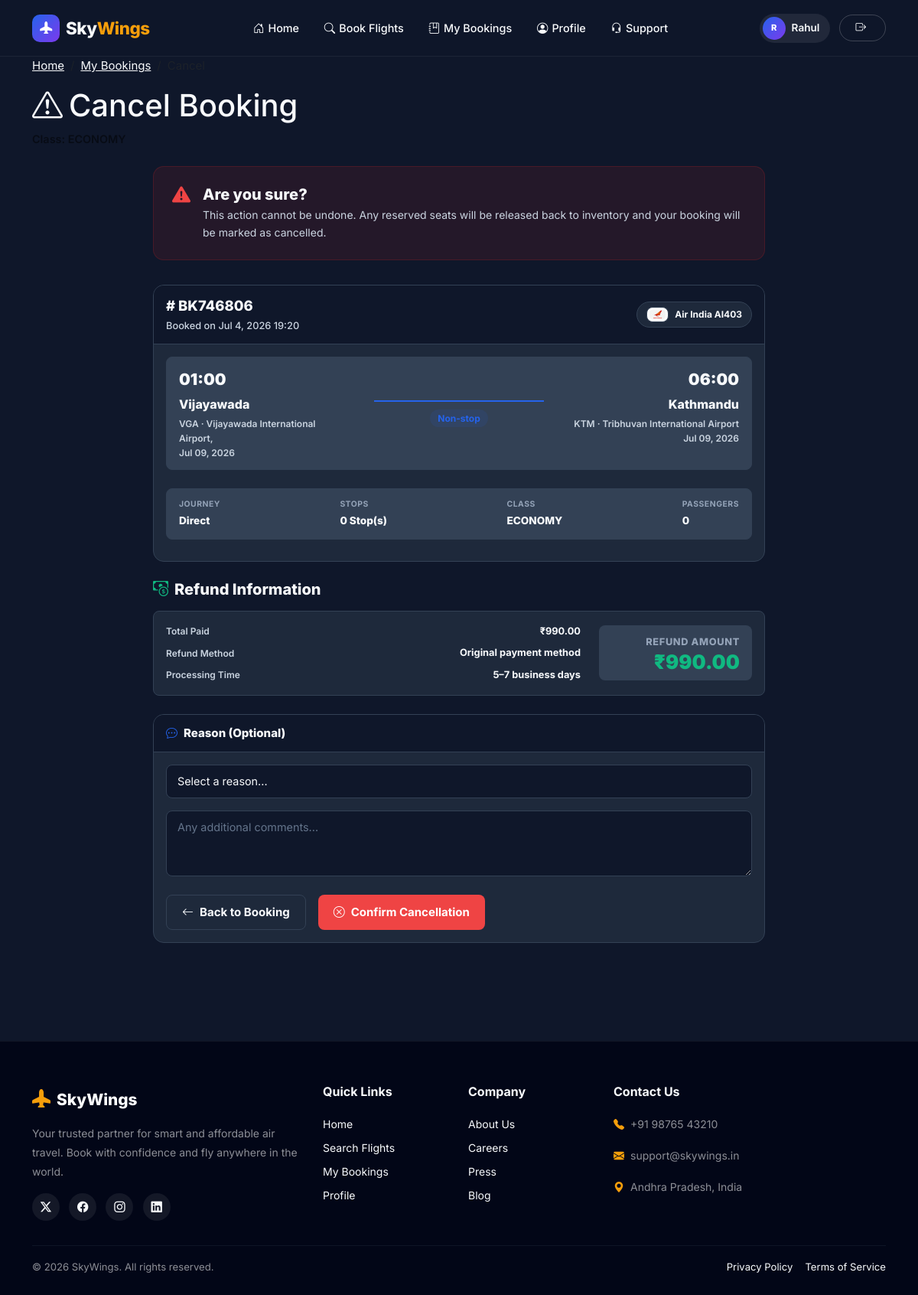
The page /cancel-booking/BK746806/ (signed in) on the database its author committed.
### home/models.py (models this page shows, shortened)
class Booking(models.Model):
    STATUS_CHOICES = [('CONFIRMED', 'Confirmed'), ('CANCELLED', 'Cancelled'), ('PENDING', 'Pending')]
    CLASS_CHOICES = [('ECONOMY', 'Economy'), ('BUSINESS', 'Business'), ('FIRST', 'First Class')]
    FARE_TYPE_CHOICES = [('NORMAL', 'Normal'), ('STUDENT', 'Student')]
    reference = models.CharField(max_length=8, unique=True)
    user = models.ForeignKey(User, on_delete=models.CASCADE)
    flight = models.ForeignKey('Flight', on_delete=models.CASCADE, null=True, blank=True)
    flights = models.ManyToManyField('Flight', through='BookingSegment', related_name='multi_segment_bookings')
    nums_passengers = models.PositiveIntegerField(default=1)
    travel_class = models.CharField(max_length=10, choices=CLASS_CHOICES)
    fare_type = models.CharField(max_length=10, choices=FARE_TYPE_CHOICES, default='NORMAL')
    discount_amount = models.DecimalField(max_digits=10, decimal_places=2, default=Decimal('0.00'))
    total_price = models.DecimalField(max_digits=10, decimal_places=2, default=Decimal('0.00'))
    booking_date = models.DateTimeField(auto_now_add=True)
    status = models.CharField(max_length=10, choices=STATUS_CHOICES, default='CONFIRMED')

class Flight(models.Model):
    flight_number = models.CharField(max_length=10)
    airline = models.ForeignKey(Airline, on_delete=models.CASCADE)
    departure_airport = models.ForeignKey(Airport, related_name='departures', on_delete=models.CASCADE)
    arrival_airport = models.ForeignKey(Airport, related_name='arrivals', on_delete=models.CASCADE)
    departure_time = models.DateTimeField()
    arrival_time = models.DateTimeField()
    economy_seats = models.PositiveIntegerField()
    business_seats = models.PositiveIntegerField()
    first_class_seats = models.PositiveIntegerField()
    economy_price = models.DecimalField(max_digits=10, decimal_places=2)
    business_price = models.DecimalField(max_digits=10, decimal_places=2)
    first_class_price = models.DecimalField(max_digits=10, decimal_places=2)
    stops = models.PositiveIntegerField(default=0)
    cabin_allowance = models.CharField('Cabin', max_length=80, default='7 kg cabin bag')
    check_in_allowance = models.CharField('Check In', max_length=80, default='15 kg check-in bag')

class Airline(models.Model):
    name = models.CharField(max_length=100)
    code = models.CharField(max_length=2, unique=True)
    logo = models.ImageField(upload_to='airlines/', null=True, blank=True)

class Airport(models.Model):
    code = models.CharField(max_length=3, unique=True)
    name = models.CharField(max_length=100)
    city = models.CharField(max_length=100)
    country = models.CharField(max_length=100)
    image = models.ImageField(upload_to='airports/', null=True, blank=True)

### home/views.py (the view, shortened to what this page needs)
@login_required
def cancel_booking(request, reference):
    booking = get_object_or_404(Booking, reference=reference, user=request.user)
    if booking.status != 'CONFIRMED':
        messages.error(request, "Only confirmed bookings can be cancelled")
        return redirect('my_bookings')
    return render(request, 'cancel_confirm.html', {'booking': booking})

### templates/cancel_confirm.html (shortened to what this page needs)
{% extends 'base.html' %}
{% block body %}
<div class="cancel-hero">
  <div class="container">
    <nav aria-label="breadcrumb" class="mb-2">
      <ol class="breadcrumb">
        <li class="breadcrumb-item"><a href="{% url 'home' %}">Home</a></li>
        <li class="breadcrumb-item"><a href="{% url 'my_bookings' %}">My Bookings</a></li>
        <li class="breadcrumb-item active">Cancel</li>
      </ol>
    </nav>
    <h1><i class="bi bi-exclamation-triangle me-2"></i>Cancel Booking</h1>
    <p style="color:rgba(0,0,0,0.5); font-weight:600; font-size:0.9rem; margin:4px 0 0;" class="hero-subtitle">
    </p>
  </div>
</div>
<div class="container py-4">
  <div class="cancel-container">
    <div class="warning-banner">
      <div class="d-flex align-items-start gap-3">
        <div class="warning-icon"><i class="bi bi-exclamation-triangle-fill"></i></div>
        <div>
          <h5 style="font-weight:800; color:var(--text); margin-bottom:4px;">Are you sure?</h5>
          <p style="color:var(--text-2); font-size:0.875rem; margin:0; line-height:1.6;">
            This action cannot be undone. Any reserved seats will be released back to inventory and your booking will be
            marked as cancelled.
          </p>
        </div>
      </div>
    </div>
    <div class="ticket-card mb-4">
      <div class="ticket-header">
        <div>
          <div class="ticket-ref"># {{ booking.reference }}</div>
          <div style="font-size:0.8rem; color:var(--text-2); font-weight: 500; margin-top:2px;">Booked on {{ booking.booking_date|date:"M j, Y H:i" }}</div>
        </div>
        <div class="ticket-airline-item" title="{{ booking.flight.airline.name }}">
          {% if booking.flight.airline.logo %}
          <img src="{{ booking.flight.airline.logo.url }}" alt="{{ booking.flight.airline.name }}" class="ticket-airline-logo">
          {% else %}
          <span class="ticket-airline-fallback">{{ booking.flight.airline.code }}</span>
          {% endif %}
          <span>{{ booking.flight.airline.name }} {{ booking.flight.airline.code }}{{ booking.flight.flight_number }}</span>
        </div>
      </div>
      <div class="ticket-body">
        <div class="route-display mb-4">
          <div class="route-point">
            <div class="route-time">{{ booking.flight.departure_time|time:"H:i" }}</div>
            <div class="route-city">{{ booking.flight.departure_airport.city }}</div>
            <div class="route-detail">{{ booking.flight.departure_airport.code }} · {{ booking.flight.departure_airport.name }}</div>
            <div class="route-detail">{{ booking.flight.departure_time|date:"M d, Y" }}</div>
          </div>
          <div class="route-center" style="flex:1; padding:0 2rem; position:relative;">
            <div class="stop-line-bar">
              <div class="stop-line-active"></div>
            </div>
            <div class="route-stop">
              Non-stop
            </div>
          </div>
          <div class="route-point">
            <div class="route-time">{{ booking.flight.arrival_time|time:"H:i" }}</div>
            <div class="route-city">{{ booking.flight.arrival_airport.city }}</div>
            <div class="route-detail">{{ booking.flight.arrival_airport.code }} · {{ booking.flight.arrival_airport.name }}</div>
            <div class="route-detail">{{ booking.flight.arrival_time|date:"M d, Y" }}</div>
          </div>
        </div>
        <div class="info-grid">
          <div class="info-item">
            <div class="info-label">Journey</div>
            <div class="info-value">Direct</div>
          </div>
          <div class="info-item">
            <div class="info-label">Stops</div>
            <div class="info-value">0 Stop(s)</div>
          </div>
          <div class="info-item">
            <div class="info-label">Class</div>
            <div class="info-value">{{ booking.travel_class|upper }}</div>
          </div>
          <div class="info-item">
            <div class="info-label">Passengers</div>
            <div class="info-value">{{ passengers|length }}</div>
          </div>
        </div>
      </div>
    </div>
    <h5 style="font-weight:800; color:var(--text); margin-bottom:1rem;">
      <i class="bi bi-cash-coin me-2" style="color:var(--success);"></i>Refund Information
    </h5>
    <div class="payment-summary-card mb-4">
      <div class="payment-column">
        <div class="payment-row">
          <span class="payment-label">Total Paid</span>
          <span class="payment-value">₹{{ booking.total_price }}</span>
        </div>
        <div class="payment-row">
          <span class="payment-label">Refund Method</span>
          <span class="payment-value">Original payment method</span>
        </div>
        <div class="payment-row">
          <span class="payment-label">Processing Time</span>
          <span class="payment-value">5–7 business days</span>
        </div>
      </div>
      <div class="payment-total-block">
        <div style="font-weight:800; color:var(--text-3); font-size:0.8rem; text-transform:uppercase; letter-spacing:0.05em; margin-bottom:2px;">Refund Amount</div>
        <div style="font-weight:900; color:var(--success); font-size:1.6rem; line-height:1;">₹{{ booking.total_price }}</div>
      </div>
    </div>
    <div class="ticket-card">
      <div class="ticket-header">
        <span style="font-weight: 800; color: var(--text);"><i class="bi bi-chat-dots me-2" style="color:var(--primary);"></i>Reason (Optional)</span>
      </div>
      <div class="ticket-body">
        <form method="POST">
          <div class="mb-3">
            <select class="form-select" id="cancel_reason" name="cancel_reason">
              <option value="">Select a reason...</option>
            </select>
          </div>
          <div class="mb-4">
            <textarea class="form-control" id="comments" name="comments" rows="3"
              placeholder="Any additional comments..."></textarea>
          </div>
          <div class="d-flex gap-3 flex-wrap">
            <a href="{% url 'booking_detail' booking.reference %}" class="btn-back">
              <i class="bi bi-arrow-left me-2"></i>Back to Booking
            </a>
            <button type="submit" class="btn-cancel-confirm">
              <i class="bi bi-x-circle me-2"></i>Confirm Cancellation
            </button>
          </div>
        </form>
      </div>
    </div>
  </div>
</div>
{% endblock %}

### templates/base.html (shortened to what this page needs)
<!doctype html>
<html lang="en" data-theme="dark">
<head>
  <link href="https://cdn.jsdelivr.net/npm/bootstrap@5.3.3/dist/css/bootstrap.min.css" rel="stylesheet">
  <link rel="stylesheet" href="https://cdn.jsdelivr.net/npm/bootstrap-icons@1.11.3/font/bootstrap-icons.css">
</head>
<body>
  <nav class="navbar navbar-expand-lg">
    <div class="container">
      <a class="navbar-brand" href="{% url 'home' %}">
        <div class="brand-icon">
          <i class="bi bi-airplane-fill text-white"></i>
        </div>
        <span class="brand-text">Sky<span>Wings</span></span>
      </a>
      <div class="collapse navbar-collapse" id="navbarMain">
        <ul class="navbar-nav mx-auto mb-2 mb-lg-0 gap-1">
          <li class="nav-item">
            <a class="nav-link" href="{% url 'home' %}"><i class="bi bi-house-door"></i>Home</a>
          </li>
          <li class="nav-item">
            <a class="nav-link" href="{% url 'flight_search' %}"><i class="bi bi-search"></i>Book Flights</a>
          </li>
          <li class="nav-item">
            <a class="nav-link" href="{% url 'my_bookings' %}"><i class="bi bi-journal-bookmark"></i>My Bookings</a>
          </li>
          <li class="nav-item">
            <a class="nav-link" href="{% url 'profile' %}"><i class="bi bi-person-circle"></i>Profile</a>
          </li>
          <li class="nav-item">
            <a class="nav-link" href="{% url 'contact' %}"><i class="bi bi-headset"></i>Support</a>
          </li>
        </ul>
        <div class="d-flex align-items-center gap-2">
          {% if user.is_authenticated %}
          <a href="{% url 'profile' %}" class="nav-user-badge">
            <div class="nav-user-avatar">{{ user.first_name|make_list|first|default:'U' }}</div>
            {{ user.first_name|default:user.username }}
          </a>
          <a href="{% url 'logout' %}" class="nav-link btn-nav-login ms-1" title="Logout">
            <i class="bi bi-box-arrow-right"></i>
          </a>
          {% else %}
          <a href="{% url 'login' %}" class="nav-link btn-nav-login">Login</a>
          <a href="{% url 'register' %}" class="nav-link btn-nav-primary">Get Started</a>
          {% endif %}
        </div>
      </div>
    </div>
  </nav>
  <main>
    {% block body %}{% endblock %}
  </main>
  <footer>
    <div class="container">
      <div class="row g-4">
        <div class="col-lg-4">
          <div class="footer-brand">
            <i class="bi bi-airplane-fill"></i>
            SkyWings
          </div>
          <p>Your trusted partner for smart and affordable air travel. Book with confidence and fly anywhere in the
            world.</p>
          <div class="footer-social mt-3">
            <a href="#" aria-label="Twitter"><i class="bi bi-twitter-x"></i></a>
            <a href="#" aria-label="Facebook"><i class="bi bi-facebook"></i></a>
            <a href="#" aria-label="Instagram"><i class="bi bi-instagram"></i></a>
            <a href="#" aria-label="LinkedIn"><i class="bi bi-linkedin"></i></a>
          </div>
        </div>
        <div class="col-lg-2 col-md-4">
          <h6>Quick Links</h6>
          <ul class="list-unstyled">
            <li><a href="{% url 'home' %}">Home</a></li>
            <li><a href="{% url 'flight_search' %}">Search Flights</a></li>
            <li><a href="{% url 'my_bookings' %}">My Bookings</a></li>
            <li><a href="{% url 'profile' %}">Profile</a></li>
          </ul>
        </div>
        <div class="col-lg-2 col-md-4">
          <h6>Company</h6>
          <ul class="list-unstyled">
            <li><a href="#">About Us</a></li>
            <li><a href="#">Careers</a></li>
            <li><a href="#">Press</a></li>
            <li><a href="#">Blog</a></li>
          </ul>
        </div>
        <div class="col-lg-4 col-md-4">
          <h6>Contact Us</h6>
          <p><i class="bi bi-telephone-fill me-2" style="color: var(--accent)"></i>+91 98765 43210</p>
          <p><i class="bi bi-envelope-fill me-2" style="color: var(--accent)"></i>support@skywings.in</p>
          <p><i class="bi bi-geo-alt-fill me-2" style="color: var(--accent)"></i>Andhra Pradesh, India</p>
        </div>
      </div>
      <hr class="footer-divider">
      <div class="d-flex justify-content-between align-items-center flex-wrap gap-2">
        <p class="mb-0" style="color: rgba(255,255,255,0.35); font-size: 0.82rem;">
          &copy; {% now "Y" %} SkyWings. All rights reserved.
        </p>
        <div class="d-flex gap-3">
          <a href="#" style="color: rgba(255,255,255,0.35); font-size: 0.82rem;">Privacy Policy</a>
          <a href="#" style="color: rgba(255,255,255,0.35); font-size: 0.82rem;">Terms of Service</a>
        </div>
      </div>
    </div>
  </footer>
</body>
</html>

### rows shown on the page
Booking: reference "BK746806", booking_date "Jul 4, 2026 19:20", flight.airline.logo (picture), flight.airline.name "Air India", flight.airline.code "AI", flight.flight_number "403", flight.departure_time "01:00", flight.departure_airport.city "Vijayawada", flight.departure_airport.code "VGA", flight.departure_airport.name "​Vijayawada International Airport,", flight.departure_time "Jul 09, 2026", flight.arrival_time "06:00", flight.arrival_airport.city "Kathmandu", flight.arrival_airport.code "KTM", flight.arrival_airport.name "Tribhuvan International Airport", flight.arrival_time "Jul 09, 2026", travel_class "ECONOMY", total_price "990.00"

### other values the page prints
{{ user.first_name|make_list|first|default:'U' }} "R"
{{ user.first_name|default:user.username }} "Rahul"
{{ passengers|length }} "0"
